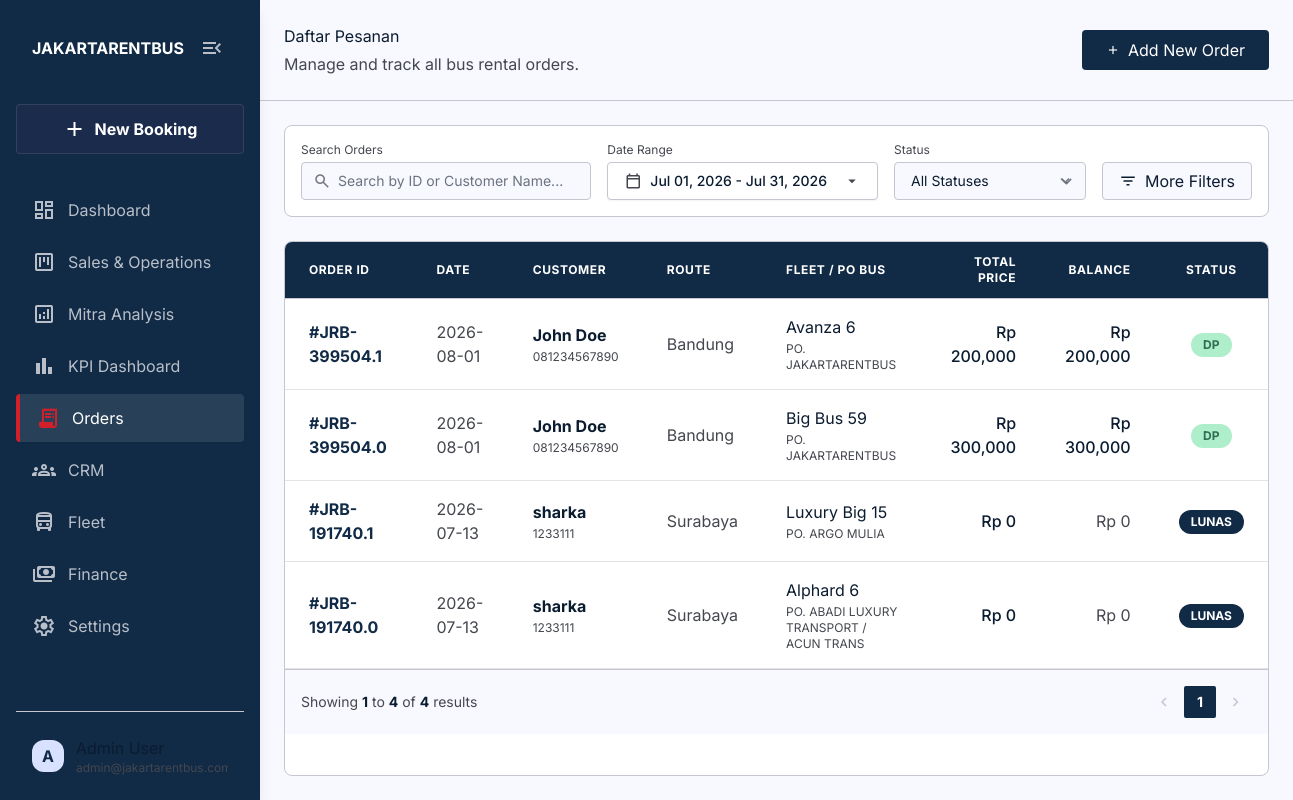
The page /orders on the database its author committed.
### models.py (models this page shows)
class Customer(db.Model):
    __tablename__ = 'customers'
    id = db.Column(db.Integer, primary_key=True)
    name = db.Column(db.String(200), nullable=True)
    company = db.Column(db.String(200), nullable=True)
    phone = db.Column(db.String(50), nullable=True)
    email = db.Column(db.String(100), nullable=True)
    address = db.Column(db.Text, nullable=True)
    nik = db.Column(db.String(50), nullable=True)
    photo = db.Column(db.String(255), nullable=True)
    orders = db.relationship('Order', backref='customer', lazy=True)

class Vendor(db.Model):
    __tablename__ = 'vendors'
    id = db.Column(db.Integer, primary_key=True)
    name = db.Column(db.String(200), nullable=False)
    orders = db.relationship('Order', backref='vendor', lazy=True)

### app.py (the view)
@app.route('/orders', methods=['GET'])
def orders():
    import calendar
    from datetime import date, datetime
    today = date.today()
    default_start = today.replace(day=1).strftime('%Y-%m-%d')
    last_day = calendar.monthrange(today.year, today.month)[1]
    default_end = today.replace(day=last_day).strftime('%Y-%m-%d')
    start_date = request.args.get('start_date', default_start)
    end_date = request.args.get('end_date', default_end)
    base_query = db.session.query(Order).filter(Order.book_date >= start_date, Order.book_date <= end_date)
    orders_list = base_query.order_by(Order.book_date.desc()).limit(100).all()
    try:
        sd = datetime.strptime(start_date, '%Y-%m-%d')
        ed = datetime.strptime(end_date, '%Y-%m-%d')
        date_label = f"{sd.strftime('%b %d, %Y')} - {ed.strftime('%b %d, %Y')}"
    except:
        date_label = f"{start_date} - {end_date}"
    return render_template('orders.html',
                           orders=orders_list,
                           date_label=date_label,
                           start_date=start_date,
                           end_date=end_date)

### app.py (called while the page is built)
@app.context_processor
def inject_global_dates():
    first_order = Order.query.order_by(Order.book_date.asc()).first()
    last_order = Order.query.order_by(Order.book_date.desc()).first()
    return dict(
        db_first_date=first_order.book_date if first_order and first_order.book_date else "2020-01-01",
        db_last_date=last_order.book_date if last_order and last_order.book_date else ""
    )

### templates/orders.html (shortened to what this page needs)
{% extends 'base.html' %}
{% block header %}
<div class="px-container-padding py-6 flex flex-col sm:flex-row sm:items-center justify-between gap-4 border-b border-outline-variant bg-surface">
    <div>
        <h2 class="font-headline-lg text-on-surface">Daftar Pesanan</h2>
        <p class="font-body-md text-on-surface-variant mt-1">Manage and track all bus rental orders.</p>
    </div>
    <a href="/orders/new" class="bg-primary text-on-primary px-6 py-2 rounded-lg font-label-md hover:bg-primary-container hover:text-on-primary-container transition-colors flex items-center gap-2 w-full sm:w-auto justify-center">
        <span class="material-symbols-outlined text-sm">add</span>
        Add New Order
    </a>
</div>
{% endblock %}
{% block content %}
<div class="bg-surface-container-lowest border border-outline-variant rounded-xl p-4 flex flex-col md:flex-row gap-4 items-end">
    <div class="flex-1 w-full relative">
        <label class="block font-label-md text-xs text-on-surface-variant mb-1">Search Orders</label>
        <div class="relative">
            <span class="material-symbols-outlined absolute left-3 top-1/2 -translate-y-1/2 text-outline text-[18px]">search</span>
            <input type="text" id="searchOrderInput" onkeyup="applyTableFilters()" class="w-full pl-9 pr-4 py-2 border border-outline-variant rounded-lg bg-surface focus:outline-none focus:border-primary font-body-md text-sm" placeholder="Search by ID or Customer Name..."/>
        </div>
    </div>
    <div class="w-full md:w-auto min-w-[200px]">
        <label class="block font-label-md text-xs text-on-surface-variant mb-1">Date Range</label>
        {% include 'components/date_picker.html' %}
    </div>
    <div class="w-full md:w-48">
        <label class="block font-label-md text-xs text-on-surface-variant mb-1">Status</label>
        <div class="relative">
            <select id="statusFilterSelect" onchange="applyTableFilters()" class="w-full pl-4 pr-9 py-2 border border-outline-variant rounded-lg bg-surface focus:outline-none focus:border-primary font-body-md text-sm cursor-pointer appearance-none">
                <option value="All Statuses">All Statuses</option>
            </select>
        </div>
    </div>
    <div class="relative">
        <button onclick="document.getElementById('moreFiltersPopover').classList.toggle('hidden')" class="w-full md:w-auto px-4 py-2 border border-outline-variant text-on-surface bg-surface hover:bg-surface-container-low rounded-lg font-label-md transition-colors flex items-center justify-center gap-2 h-[38px]">
            <span class="material-symbols-outlined text-[18px]">filter_list</span>
            More Filters
        </button>
    </div>
</div>
<div class="bg-surface-container-lowest border border-outline-variant rounded-xl overflow-hidden flex-1 flex flex-col">
    <div class="overflow-x-auto">
        <table class="w-full text-left border-collapse">
            <thead>
                <tr class="bg-surface-container-low border-b border-outline-variant">
                    <th class="py-3 px-6 font-label-md text-xs text-on-surface-variant uppercase tracking-wider">Order ID</th>
                    <th class="py-3 px-6 font-label-md text-xs text-on-surface-variant uppercase tracking-wider">Date</th>
                    <th class="py-3 px-6 font-label-md text-xs text-on-surface-variant uppercase tracking-wider">Customer</th>
                    <th class="py-3 px-6 font-label-md text-xs text-on-surface-variant uppercase tracking-wider">Route</th>
                    <th class="py-3 px-6 font-label-md text-xs text-on-surface-variant uppercase tracking-wider">Fleet / PO Bus</th>
                    <th class="py-3 px-6 font-label-md text-xs text-on-surface-variant uppercase tracking-wider text-right">Total Price</th>
                    <th class="py-3 px-6 font-label-md text-xs text-on-surface-variant uppercase tracking-wider text-right">Balance</th>
                    <th class="py-3 px-6 font-label-md text-xs text-on-surface-variant uppercase tracking-wider text-center">Status</th>
                </tr>
            </thead>
            <tbody class="font-body-md text-on-surface">
                {% for order in orders %}
                {% set dp_payments = order.payments | selectattr("payment_type", "equalto", "DP") | list %}
                {% set full_payments = order.payments | selectattr("payment_type", "equalto", "FULL") | list %}
                {% set dp_total = dp_payments | sum(attribute="amount") %}
                {% set full_total = full_payments | sum(attribute="amount") %}
                {% set balance = order.total_sell - (dp_total + full_total) %}
                {% set dp_date = dp_payments[0].payment_date if dp_payments and dp_payments[0].payment_date else '-' %}
                {% set full_date = full_payments[0].payment_date if full_payments and full_payments[0].payment_date else '-' %}
                <tr class="border-b border-outline-variant/50 hover:bg-surface-bright transition-colors cursor-pointer">
                    <td class="py-4 px-6 font-code text-primary font-bold">#JRB-{{ (order.id_bitrix or order.id|string) | replace('ORD-', '') | replace('JRB-', '') }}</td>
                    <td class="py-4 px-6 text-on-surface-variant">{{ order.departure_date or order.book_date }}</td>
                    <td class="py-4 px-6">
                        <div class="font-bold text-on-surface">{{ order.customer.name if order.customer else '-' }}</div>
                        <div class="text-xs text-on-surface-variant mt-0.5">{{ order.customer.phone if order.customer and order.customer.phone else order.marketing }}</div>
                    </td>
                    <td class="py-4 px-6 text-on-surface-variant max-w-[200px] truncate" title="{{ order.destination }}">{{ order.destination }}</td>
                    <td class="py-4 px-6">
                        <div class="text-on-surface">{{ order.vehicle_type or '-' }}</div>
                        <div class="text-xs text-on-surface-variant mt-0.5">PO. {{ order.vendor.name if order.vendor else '-' }}</div>
                    </td>
                    <td class="py-4 px-6 text-right font-medium">Rp {{ "{:,.0f}".format(order.total_sell) }}</td>
                    <td class="py-4 px-6 text-right">
                        {% if balance > 0 %}
                            <span class="text-on-surface font-medium">Rp {{ "{:,.0f}".format(balance) }}</span>
                        {% else %}
                            <span class="text-on-surface-variant">Rp 0</span>
                        {% endif %}
                    </td>
                    <td class="py-4 px-6 text-center">
                        <button type="button" onclick="openOrderDetailModal(this)"
                            data-id="JRB-{{ (order.id_bitrix or order.id|string) | replace('ORD-', '') | replace('JRB-', '') }}"
                            data-depart="{{ order.departure_date or '-' }}"
                            data-return="{{ order.return_date or '-' }}"
                            data-date="{{ order.book_date or '-' }}"
                            data-customer="{{ order.customer.name if order.customer else '-' }}"
                            data-phone="{{ order.customer.phone if order.customer and order.customer.phone else order.marketing }}"
                            data-route="{{ order.destination }}"
                            data-fleet="{{ order.vehicle_type or '-' }}"
                            data-vendor="PO. {{ order.vendor.name if order.vendor else '-' }}"
                            data-agent="{{ order.marketing or '-' }}"
                            data-buy-price="Rp {{ '{:,.0f}'.format(order.total_buy) }}"
                            data-profit="Rp {{ '{:,.0f}'.format(order.total_sell - order.total_buy) }}"
                            data-dp-date="{{ dp_date }}"
                            data-dp-val="Rp {{ '{:,.0f}'.format(dp_total) }}"
                            data-full-date="{{ full_date }}"
                            data-full-val="Rp {{ '{:,.0f}'.format(full_total) }}"
                            data-total="Rp {{ '{:,.0f}'.format(order.total_sell) }}"
                            data-balance="{% if balance > 0 %}Rp {{ '{:,.0f}'.format(balance) }}{% else %}Rp 0{% endif %}"
                            data-status="{% if order.status == 'COMPLETE' or balance <= 0 %}LUNAS{% elif order.status == 'CANCEL' %}CANCEL{% else %}DP{% endif %}"
                            class="inline-flex items-center px-3 py-1 rounded-full text-xs font-bold hover:scale-105 hover:shadow-md transition-all cursor-pointer focus:outline-none focus:ring-2 focus:ring-primary/50
                            {% if order.status == 'COMPLETE' or balance <= 0 %}bg-primary text-on-primary
                            {% elif order.status == 'CANCEL' %}bg-error-container text-error
                            {% else %}bg-secondary-container text-on-secondary-container{% endif %}" title="View Order Details">
                            {% if order.status == 'COMPLETE' or balance <= 0 %}
                                LUNAS
                            {% elif order.status == 'CANCEL' %}
                                CANCEL
                            {% else %}
                                DP
                            {% endif %}
                        </button>
                    </td>
                </tr>
                {% endfor %}
            </tbody>
        </table>
    </div>
    <div class="border-t border-outline-variant p-4 flex items-center justify-between text-sm bg-surface">
        <div id="paginationInfo" class="text-on-surface-variant font-body-md"></div>
        <div id="paginationControls" class="flex items-center gap-1">
        </div>
    </div>
</div>
{% endblock %}

### templates/base.html (style rules this page uses)
.material-symbols-outlined { font-variation-settings: 'FILL' 0, 'wght' 400, 'GRAD' 0, 'opsz' 24; }
thead tr { background-color: #112a46 !important; }
thead th, thead th div, thead th span { color: #ffffff !important; }

### rows shown on the page
Customer: customer "John Doe" "John Doe", customer "081234567890" "081234567890"
Vendor: vendor "JAKARTARENTBUS" "JAKARTARENTBUS"
Customer: customer "sharka" "sharka", customer "1233111" "1233111"
Vendor: vendor "ARGO MULIA"
Vendor: vendor "ABADI LUXURY TRANSPORT / ACUN TRANS"

### other values the page prints
{{ date_label }} "Jul 01, 2026 - Jul 31, 2026"
{{ order.departure_date or order.book_date }} "2026-08-01" "2026-08-01" "2026-07-13" "2026-07-13"
{{ order.destination }} "Bandung" "Bandung" "Surabaya" "Surabaya"
{{ order.vehicle_type or '-' }} "Avanza 6" "Big Bus 59" "Luxury Big 15" "Alphard 6"
{{ "{:,.0f}".format(order.total_sell) }} "200,000" "300,000" "0" "0"
{{ "{:,.0f}".format(balance) }} "200,000" "300,000"
